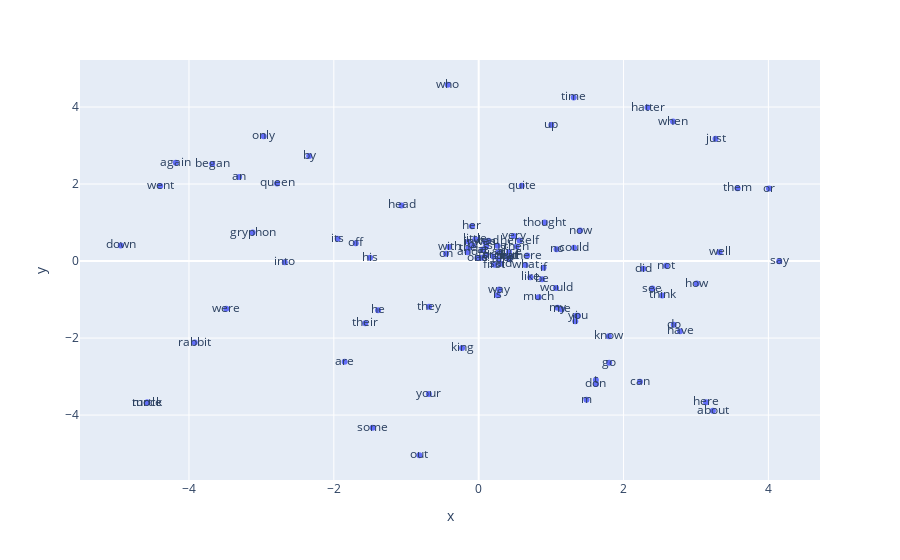

Notebook cell for this chart:
### Code cell
vecs, labels = reduce_dimensions(w2v_model)

MAX_WORDS=100

fig = px.scatter(x=vecs[:MAX_WORDS,0], y=vecs[:MAX_WORDS,1], text=labels[:MAX_WORDS])
fig.show()

### Figure 1 — Plotly figure (JSON) as saved in the notebook; plotly's stock layout.template omitted (floating-point values rounded to 4 significant figures)
{"data": [{"hovertemplate": "x=%{x}<br>y=%{y}<br>text=%{text}<extra></extra>", "legendgroup": "", "marker": {"color": "#636efa", "symbol": "circle"}, "mode": "markers+text", "name": "", "orientation": "v", "showlegend": false, "text": ["the", "and", "to", "a", "it", "she", "i", "of", "said", "you", "alice", "in", "was", "that", "as", "her", "t", "at", "s", "on", "all", "with", "had", "but", "for", "they", "so", "be", "not", "very", "what", "this", "little", "he", "out", "is", "one", "down", "up", "there", "his", "if", "then", "about", "no", "know", "them", "were", "like", "herself", "would", "went", "again", "do", "have", "when", "could", "or", "queen", "thought", "off", "time", "me", "how", "into", "see", "m", "who", "well", "did", "can", "king", "your", "don", "now", "by", "turtle", "began", "my", "its", "an", "ll", "mock", "way", "hatter", "quite", "gryphon", "are", "think", "their", "just", "some", "rabbit", "say", "much", "here", "first", "go", "only", "head"], "type": "scatter", "x": [-0.1423, -0.1553, 0.4146, 0.06244, 0.42, 0.2592, 1.344, -0.07823, 0.3013, 1.369, 0.4182, -0.1404, 0.08821, 0.3972, 0.03993, -0.09327, 1.618, 0.04904, 0.1024, -0.4506, 0.2752, -0.409, 0.1337, 0.4346, 0.1057, -0.6848, 0.2724, 0.8753, 2.589, 0.483, 0.6453, 0.2013, -0.04576, -1.39, -0.8186, 0.261, -0.01826, -4.942, 1.002, 0.6701, -1.5, 0.8951, 0.5243, 3.234, 1.075, 1.798, 3.575, -3.485, 0.7135, 0.5647, 1.068, -4.397, -4.182, 2.693, 2.781, 2.683, 1.317, 4.008, -2.784, 0.9102, -1.697, 1.312, 1.145, 3.01, -2.678, 2.397, 1.488, -0.4283, 3.327, 2.273, 2.226, -0.2288, -0.6878, 1.619, 1.4, -2.341, -4.583, -3.68, 1.09, -1.948, -3.307, 1.333, -4.574, 0.2838, 2.331, 0.595, -3.12, -1.851, 2.534, -1.567, 3.27, -1.464, -3.921, 4.15, 0.8274, 3.139, 0.2177, 1.801, -2.969, -1.065], "xaxis": "x", "y": [0.3298, 0.2291, 0.06921, 0.2966, 0.05227, 0.3984, -1.42, 0.406, -0.07283, -1.422, 0.2344, 0.503, 0.4941, 0.1218, 0.08438, 0.905, -3.09, 0.2938, 0.372, 0.1891, 0.04779, 0.3618, 0.529, 0.1245, 0.1539, -1.189, 0.2263, -0.4747, -0.1251, 0.652, -0.1029, 0.1198, 0.5639, -1.281, -5.044, -0.8879, 0.07889, 0.4041, 3.536, 0.1436, 0.08583, -0.1757, 0.3747, -3.889, 0.3038, -1.953, 1.889, -1.241, -0.4186, 0.5328, -0.7003, 1.947, 2.554, -1.653, -1.826, 3.622, 0.3425, 1.882, 2.017, 0.9988, 0.4613, 4.25, -1.256, -0.5847, -0.0326, -0.7146, -3.602, 4.579, 0.2263, -0.2011, -3.134, -2.257, -3.452, -3.193, 0.7926, 2.728, -3.677, 2.52, -1.216, 0.5779, 2.18, -1.564, -3.674, -0.7419, 3.985, 1.954, 0.7383, -2.619, -0.8946, -1.615, 3.176, -4.329, -2.116, -0.008064, -0.9374, -3.668, -0.09728, -2.645, 3.241, 1.445], "yaxis": "y"}], "layout": {"legend": {"tracegroupgap": 0}, "margin": {"t": 60}, "xaxis": {"anchor": "y", "domain": [0, 1], "title": {"text": "x"}}, "yaxis": {"anchor": "x", "domain": [0, 1], "title": {"text": "y"}}}}
